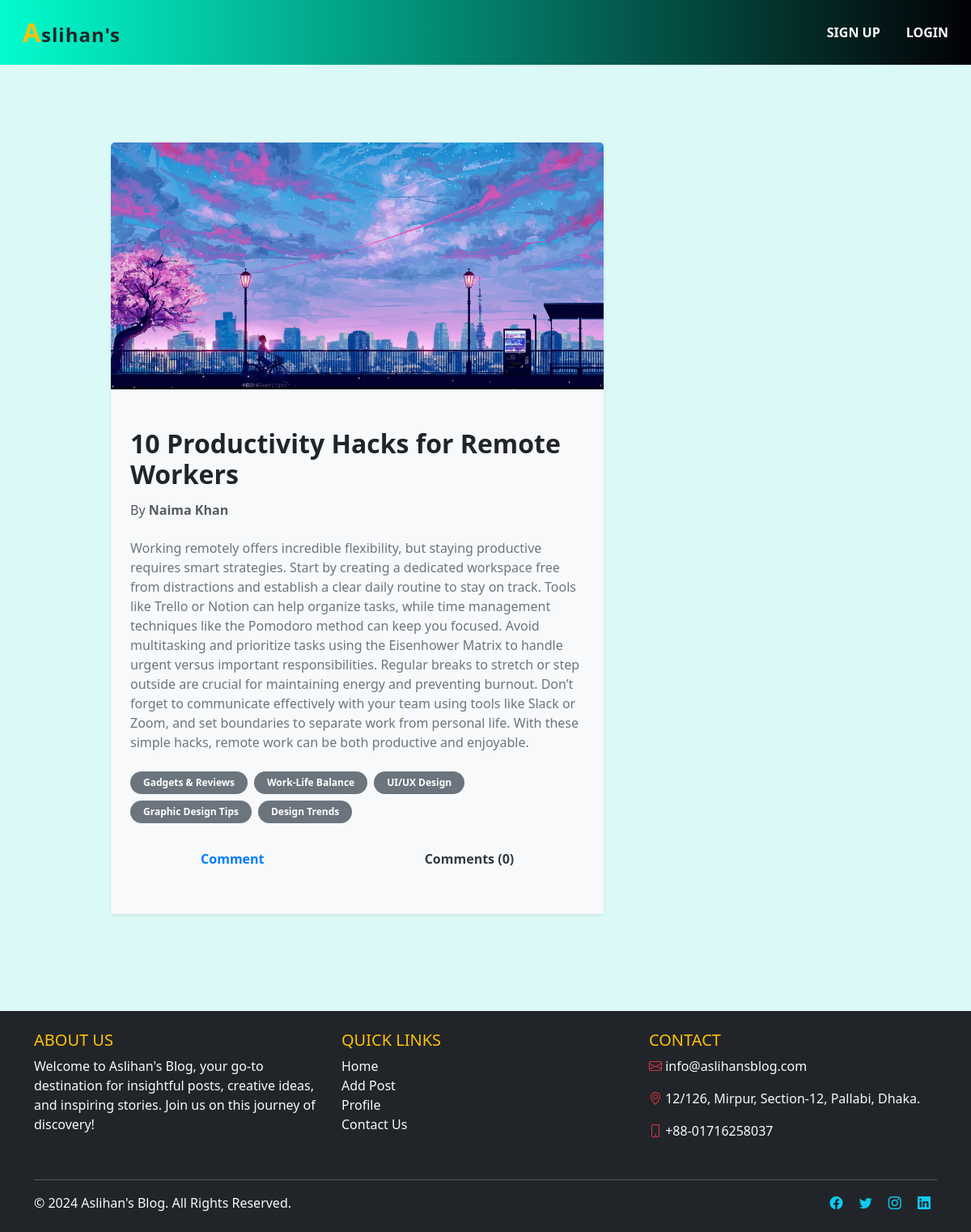
Screenshot of /post/post_details/35/ with the database file from the repository.
### posts/models.py (models this page shows, shortened)
class Post(models.Model):
    title = models.CharField(max_length=50)
    content = models.TextField()
    category = models.ManyToManyField(Category)
    author = models.ForeignKey(User, on_delete=models.CASCADE)
    image = models.ImageField(upload_to='post/', blank=True, null=True)

### categories/models.py (models this page shows, shortened)
class Category(models.Model):
    name = models.CharField(max_length=20)
    slug = models.CharField(max_length=100, unique=True, null=True, blank = True)

### posts/views.py (the view, shortened to what this page needs)
# urls.py: path('post_details/<int:id>/', views.PostDetails.as_view(), name = 'post_details'),
class PostDetails(DetailView):
    model = models.Post
    template_name = 'post_details.html'
    pk_url_kwarg = 'id'
    def get_context_data(self, **kwargs):
        context = super().get_context_data(**kwargs)
        post = self.object # post model er object ekhane store korlam
        comments = post.comments.all()
        comment_form = forms.CommentForm()
        context['comments'] = comments
        context['comment_form'] = comment_form
        return context

### posts/templates/post_details.html (shortened to what this page needs)
{% extends "base.html" %}
{% block content %}
<div class="container py-5">
  <div class="row justify-content-center">
    <div class="col-lg-10">
      <div class="row">
        <div class="col-lg-8 mb-4">
          <div class="card shadow-sm border-0 rounded-lg">
            {% if post.image %}
            <img
              src="{{ post.image.url }}"
              class="card-img-top"
              alt="Post Image"
              style="max-height: 400px; object-fit: cover;"
            />
            {% endif %}
            <div class="card-body px-4 py-5 bg-light">
              <h2 class="card-title fw-bold text-dark mb-3">{{ post.title }}</h2>
              <h6 class="text-muted">
                By <span class="fw-bold">{{ post.author.first_name }} {{ post.author.last_name }}</span>
              </h6>
              <p class="card-text text-secondary mt-4">{{ post.content }}</p>
              <div class="d-flex flex-wrap gap-2 mt-4">
                {% for cat in post.category.all %}
                <span class="badge bg-secondary text-white px-3 py-2 rounded-pill">{{ cat.name }}</span>
                {% endfor %}
              </div>
              <div class="d-flex justify-content-around align-items-center gap-4 mt-4">
                <a
                  id="toggleCommentForm"
                  class="text-decoration-none fw-bold px-3 py-2"
                  onclick="toggleSection('commentFormSection')"
                  style="
                    color: #007bff;
                    transition: all 0.3s ease;
                    font-size: 1rem;
                    cursor: pointer;
                  "
                  onmouseover="this.style.backgroundColor='#007bff'; this.style.color='#fff'; this.style.transform='scale(1.05)';"
                  onmouseout="this.style.backgroundColor='transparent'; this.style.color='#007bff'; this.style.transform='scale(1)';"
                >
                  Comment
                </a>
                <a
                  id="toggleComments"
                  class="text-decoration-none fw-bold px-3 py-2"
                  onclick="toggleSection('commentsSection')"
                  style="
                    color: #343a40;
                    transition: all 0.3s ease;
                    font-size: 1rem;
                    cursor: pointer;
                  "
                  onmouseover="this.style.backgroundColor='#343a40'; this.style.color='#fff'; this.style.transform='scale(1.05)';"
                  onmouseout="this.style.backgroundColor='transparent'; this.style.color='#343a40'; this.style.transform='scale(1)';"
                >
                Comments ({{ comments|length }})
                </a>
              </div>
            </div>
          </div>
        </div>
        <div class="col-lg-4">
                {% load crispy_forms_tags %}
        </div>
      </div>
    </div>
  </div>
</div>
{% endblock %}

### templates/base.html (style rules this page uses)
html, body { height: 100%; margin: 0; background-color: #dbf9f6; color: #2c3e50; }
body { display: flex; flex-direction: column; }
.card { transition: transform 0.3s ease, box-shadow 0.3s ease; }

### rows the page displays
Post: image (picture), title "10 Productivity Hacks for Remote Workers", author.first_name "Naima", author.last_name "Khan", content "Working remotely offers incredible flexibility, but staying productive requires smart strategies. Start by creating a dedicated workspace free from distractions and establish a clear daily routine to stay on track. Tools like Trello or Notion can help organize tasks, while time management techniques like the Pomodoro method can keep you focused. Avoid multitasking and prioritize tasks using the Eisenhower Matrix to handle urgent versus important responsibilities. Regular breaks to stretch or step outside are crucial for maintaining energy and preventing burnout. Don’t forget to communicate effectively with your team using tools like Slack or Zoom, and set boundaries to separate work from…"
Category: name "Gadgets & Reviews"
Category: name "Work-Life Balance"
Category: name "UI/UX Design"
Category: name "Graphic Design Tips"
Category: name "Design Trends"

### other values shown
{{ comments|length }} "0"
